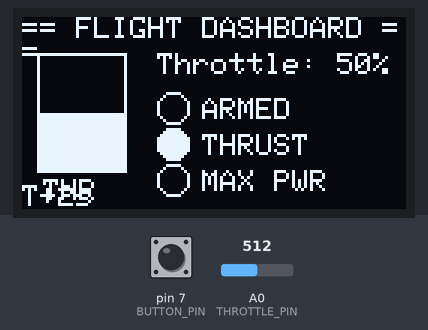
Bench run of a sketch on a simulated Arduino Uno, built with avr-gcc and run on an emulated ATmega328P. Parts: 128×64 one-colour display. The inputs (shaded band) are chosen by the test bench; at power-on: A0 (THROTTLE_PIN) = 512, pin 7 (BUTTON_PIN) HIGH.

Above: at 2.7 s.
2.8 s: A0 (THROTTLE_PIN) set to 122
At 3.7 s:
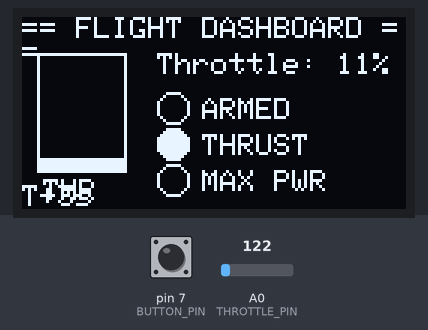
4.5 s: A0 (THROTTLE_PIN) set to 102
At 5.5 s:
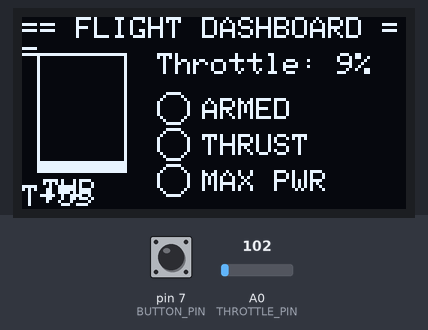
7.5 s: pin 7 (BUTTON_PIN) pulled LOW for 3.2 s
At 7.78 s:
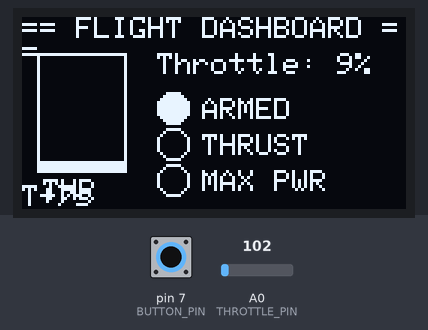
12.2 s: pin 7 (BUTTON_PIN) pulled LOW for 0.15 s
At 13.8 s:
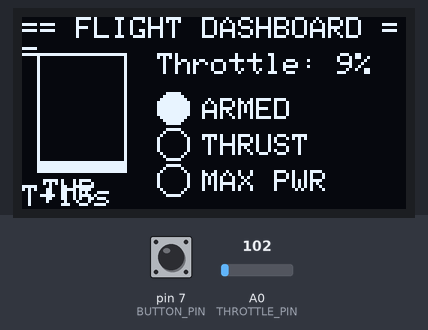
14.6 s: A0 (THROTTLE_PIN) set to 814
At 15.9 s:
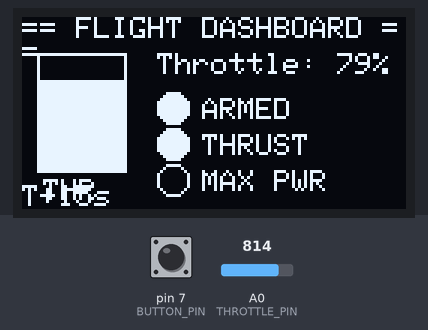
16.5 s: A0 (THROTTLE_PIN) set to 838
At 17.8 s:
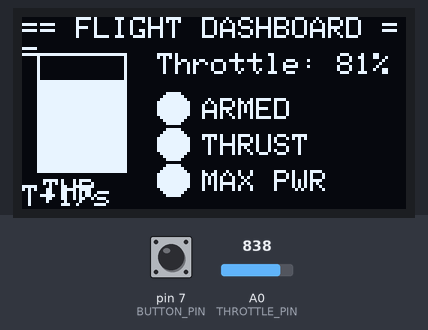
Timing chart, 0 to 19.5 s (numbered marks = the images above; inputs shaded):
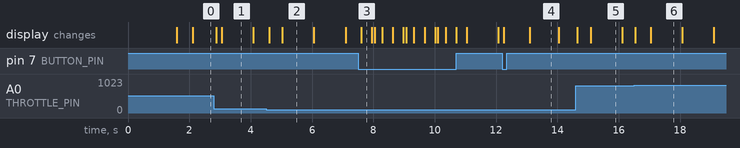

Measured:
- the behaviour switches between 113 and 112 on A0 (THROTTLE_PIN) (found by bisection; images 1 and 2)
- the behaviour switches between 828 and 829 on A0 (THROTTLE_PIN) (found by bisection; images 5 and 6)
- after the input at 4.5 s, the display: first changes after 0.10 s (image 2 shows a later state)
- after the input at 7.5 s, the display: changes after 0.11 s (image 3)
- after the input at 12.2 s, the display: first changes after 0.05 s (image 4 shows a later state)
- after the input at 16.5 s, the display: first changes at once (image 6 shows a later state)
- what the display in image 6 shows lasts 1.0 s, from 17.1 s to 18.1 s

The sketch:

Day22_DisplayPanel.ino
```cpp
/* ###########################################################
   ###   30 DAYS LOST IN SPACE - INVENTR.IO                 ###
   ###   DAY 22: DISPLAY PANEL - Flight dashboard UI        ###
   ###   Multi-element interface with gauges and indicators ###
   ###   Last Updated: 30-12-2024                           ###
   ########################################################### */

#include <Wire.h>
#include <Adafruit_GFX.h>
#include <Adafruit_SSD1306.h>

/* ###########################################################
   ###   1. Display Configuration                           ###
   ########################################################### */

#define SCREEN_WIDTH 128
#define SCREEN_HEIGHT 64
#define OLED_RESET -1
#define SCREEN_ADDRESS 0x3C

Adafruit_SSD1306 display(SCREEN_WIDTH, SCREEN_HEIGHT, &Wire, OLED_RESET);

/* ###########################################################
   ###   2. Pin Definitions                                 ###
   ########################################################### */

const int THROTTLE_PIN = A0;
const int BUTTON_PIN = 7;

/* ###########################################################
   ###   3. Global Variables                                ###
   ########################################################### */

int throttleValue = 0;
bool systemArmed = false;
unsigned long lastButtonPress = 0;

/* ###########################################################
   ###   4. Setup Function                                  ###
   ########################################################### */

void setup() {
  Serial.begin(9600);
  pinMode(BUTTON_PIN, INPUT_PULLUP);

  if (!display.begin(SSD1306_SWITCHCAPVCC, SCREEN_ADDRESS)) {
    Serial.println(F("SSD1306 allocation failed"));
    for (;;);
  }

  display.clearDisplay();
  display.setTextSize(1);
  display.setTextColor(SSD1306_WHITE);
  display.println(F("HERO Flight System"));
  display.println(F("Booting..."));
  display.display();

  delay(1500);
}

/* ###########################################################
   ###   5. Helper Functions                                ###
   ########################################################### */

void drawGauge(int x, int y, int value, const char* label) {
  // Draw gauge outline
  display.drawRect(x, y, 30, 40, SSD1306_WHITE);

  // Fill gauge based on value
  int fillHeight = map(value, 0, 100, 0, 38);
  display.fillRect(x + 1, y + 39 - fillHeight, 28, fillHeight, SSD1306_WHITE);

  // Draw label
  display.setCursor(x + 2, y + 42);
  display.print(label);
}

void drawStatusIndicator(int x, int y, bool active, const char* label) {
  if (active) {
    display.fillCircle(x, y, 5, SSD1306_WHITE);
  } else {
    display.drawCircle(x, y, 5, SSD1306_WHITE);
  }
  display.setCursor(x + 10, y - 3);
  display.print(label);
}

/* ###########################################################
   ###   6. Main Loop                                       ###
   ########################################################### */

void loop() {
  // Read inputs
  throttleValue = map(analogRead(THROTTLE_PIN), 0, 1023, 0, 100);

  // Check button press (debounced)
  if (digitalRead(BUTTON_PIN) == LOW && millis() - lastButtonPress > 300) {
    systemArmed = !systemArmed;
    lastButtonPress = millis();
  }

  // Update display
  display.clearDisplay();

  // Header
  display.setCursor(0, 0);
  display.setTextSize(1);
  display.println(F("== FLIGHT DASHBOARD =="));

  // Draw throttle gauge
  drawGauge(5, 12, throttleValue, "THR");

  // Status panel
  display.setCursor(45, 12);
  display.print(F("Throttle: "));
  display.print(throttleValue);
  display.println(F("%"));

  // Status indicators
  drawStatusIndicator(50, 30, systemArmed, "ARMED");
  drawStatusIndicator(50, 42, throttleValue > 10, "THRUST");
  drawStatusIndicator(50, 54, throttleValue > 80, "MAX PWR");

  // Mission time
  display.setCursor(0, 56);
  display.print(F("T+"));
  display.print(millis() / 1000);
  display.print(F("s"));

  display.display();
  delay(50);
}

/* ###########################################################
   ###           END OF DAY 22 - DISPLAY PANEL              ###
   ########################################################### */
```
